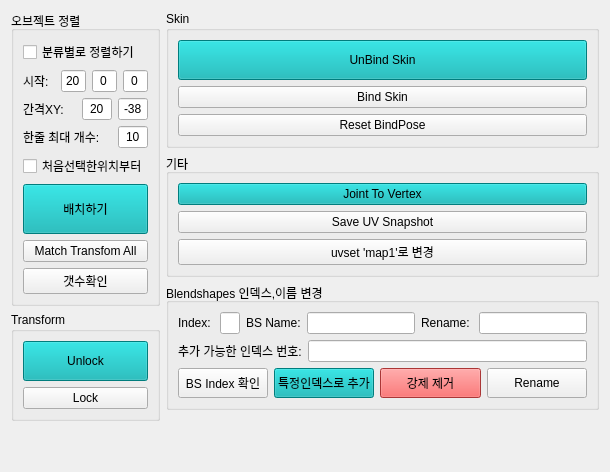
     <widget class="QWidget" name="tab_2">
      <attribute name="title">
       <string>Utillities</string>
      </attribute>
      <layout class="QHBoxLayout" name="horizontalLayout_2">
       <item>
        <layout class="QVBoxLayout" name="verticalLayout_7">
         <item>
          <widget class="QGroupBox" name="groupBox_8">
           <property name="title">
            <string>오브젝트 정렬</string>
           </property>
           <layout class="QVBoxLayout" name="verticalLayout_12">
            <item>
             <widget class="QCheckBox" name="cb_alignCategory">
              <property name="text">
               <string>분류별로 정렬하기</string>
              </property>
             </widget>
            </item>
            <item>
             <layout class="QHBoxLayout" name="horizontalLayout_3">
              <item>
               <widget class="QLabel" name="label_4">
                <property name="text">
                 <string>시작:</string>
                </property>
               </widget>
              </item>
              <item>
               <widget class="QLineEdit" name="lineEdit_startX">
                <property name="sizePolicy">
                 <sizepolicy hsizetype="Minimum" vsizetype="Fixed">
                  <horstretch>0</horstretch>
                  <verstretch>0</verstretch>
                 </sizepolicy>
                </property>
                <property name="maximumSize">
                 <size>
                  <width>25</width>
                  <height>16777215</height>
                 </size>
                </property>
                <property name="text">
                 <string>20</string>
                </property>
                <property name="alignment">
                 <set>Qt::AlignCenter</set>
                </property>
               </widget>
              </item>
              <item>
               <widget class="QLineEdit" name="lineEdit_startY">
                <property name="sizePolicy">
                 <sizepolicy hsizetype="Minimum" vsizetype="Fixed">
                  <horstretch>0</horstretch>
                  <verstretch>0</verstretch>
                 </sizepolicy>
                </property>
                <property name="maximumSize">
                 <size>
                  <width>25</width>
                  <height>16777215</height>
                 </size>
                </property>
                <property name="text">
                 <string>0</string>
                </property>
                <property name="alignment">
                 <set>Qt::AlignCenter</set>
                </property>
               </widget>
              </item>
              <item>
               <widget class="QLineEdit" name="lineEdit_startZ">
                <property name="sizePolicy">
                 <sizepolicy hsizetype="Minimum" vsizetype="Fixed">
                  <horstretch>0</horstretch>
                  <verstretch>0</verstretch>
                 </sizepolicy>
                </property>
                <property name="maximumSize">
                 <size>
                  <width>25</width>
                  <height>111111</height>
                 </size>
                </property>
                <property name="text">
                 <string>0</string>
                </property>
                <property name="alignment">
                 <set>Qt::AlignCenter</set>
                </property>
               </widget>
              </item>
             </layout>
            </item>
            <item>
             <layout class="QHBoxLayout" name="horizontalLayout_5">
              <item>
               <widget class="QLabel" name="label_5">
                <property name="text">
                 <string>간격XY:</string>
                </property>
               </widget>
              </item>
              <item>
               <widget class="QLineEdit" name="lineEdit_intervalX">
                <property name="sizePolicy">
                 <sizepolicy hsizetype="Minimum" vsizetype="Fixed">
                  <horstretch>0</horstretch>
                  <verstretch>0</verstretch>
                 </sizepolicy>
                </property>
                <property name="maximumSize">
                 <size>
                  <width>30</width>
                  <height>16777215</height>
                 </size>
                </property>
                <property name="text">
                 <string>20</string>
                </property>
                <property name="alignment">
                 <set>Qt::AlignCenter</set>
                </property>
               </widget>
              </item>
              <item>
               <widget class="QLineEdit" name="lineEdit_intervalY">
                <property name="sizePolicy">
                 <sizepolicy hsizetype="Minimum" vsizetype="Fixed">
                  <horstretch>0</horstretch>
                  <verstretch>0</verstretch>
                 </sizepolicy>
                </property>
                <property name="maximumSize">
                 <size>
                  <width>30</width>
                  <height>16777215</height>
                 </size>
                </property>
                <property name="text">
                 <string>-38</string>
                </property>
                <property name="alignment">
                 <set>Qt::AlignCenter</set>
                </property>
               </widget>
              </item>
             </layout>
            </item>
            <item>
             <layout class="QHBoxLayout" name="horizontalLayout_7">
              <item>
               <widget class="QLabel" name="label_10">
                <property name="text">
                 <string>한줄 최대 개수:</string>
                </property>
               </widget>
              </item>
              <item>
               <widget class="QLineEdit" name="lineEdit_lineMaxCount">
                <property name="sizePolicy">
                 <sizepolicy hsizetype="Minimum" vsizetype="Fixed">
                  <horstretch>0</horstretch>
                  <verstretch>0</verstretch>
                 </sizepolicy>
                </property>
                <property name="maximumSize">
                 <size>
                  <width>30</width>
                  <height>16777215</height>
                 </size>
                </property>
                <property name="text">
                 <string>10</string>
                </property>
                <property name="alignment">
                 <set>Qt::AlignCenter</set>
                </property>
               </widget>
              </item>
             </layout>
            </item>
            <item>
             <widget class="QCheckBox" name="cb_startPositionObject">
              <property name="text">
               <string>처음선택한위치부터</string>
              </property>
             </widget>
            </item>
            <item>
             <widget class="QPushButton" name="pb_alignObject">
              <property name="minimumSize">
               <size>
                <width>0</width>
                <height>50</height>
               </size>
              </property>
              <property name="styleSheet">
               <string notr="true">background-color: rgb(0,175, 175);</string>
              </property>
              <property name="text">
               <string>배치하기</string>
              </property>
             </widget>
            </item>
            <item>
             <widget class="QPushButton" name="pb_matchtransform">
              <property name="text">
               <string>Match Transfom All</string>
              </property>
             </widget>
            </item>
            <item>
             <widget class="QPushButton" name="pb_counter">
              <property name="text">
               <string>갯수확인</string>
              </property>
             </widget>
            </item>
           </layout>
          </widget>
         </item>
         <item>
          <widget class="QGroupBox" name="groupBox_5">
           <property name="title">
            <string>Transform</string>
           </property>
           <layout class="QVBoxLayout" name="verticalLayout_13">
            <item>
             <widget class="QPushButton" name="pb_unlock">
              <property name="minimumSize">
               <size>
                <width>0</width>
                <height>40</height>
               </size>
              </property>
              <property name="styleSheet">
               <string notr="true">background-color: rgb(0,175, 175);</string>
              </property>
              <property name="text">
               <string>Unlock</string>
              </property>
             </widget>
            </item>
            <item>
             <widget class="QPushButton" name="pb_lock">
              <property name="text">
               <string>Lock</string>
              </property>
             </widget>
            </item>
           </layout>
          </widget>
         </item>
         <item>
          <spacer name="verticalSpacer">
           <property name="orientation">
            <enum>Qt::Vertical</enum>
           </property>
           <property name="sizeHint" stdset="0">
            <size>
             <width>20</width>
             <height>40</height>
            </size>
           </property>
          </spacer>
         </item>
        </layout>
       </item>
       <item>
        <layout class="QVBoxLayout" name="verticalLayout_5">
         <item>
          <widget class="QGroupBox" name="groupBox_3">
           <property name="title">
            <string>Skin</string>
           </property>
           <layout class="QVBoxLayout" name="verticalLayout_6">
            <item>
             <widget class="QPushButton" name="pb_unbind">
              <property name="minimumSize">
               <size>
                <width>0</width>
                <height>40</height>
               </size>
              </property>
              <property name="styleSheet">
               <string notr="true">background-color: rgb(0,175, 175);</string>
              </property>
              <property name="text">
               <string>UnBind Skin</string>
              </property>
             </widget>
            </item>
            <item>
             <widget class="QPushButton" name="pb_bind">
              <property name="text">
               <string>Bind Skin</string>
              </property>
             </widget>
            </item>
            <item>
             <widget class="QPushButton" name="pb_resetbindpose">
              <property name="text">
               <string>Reset BindPose</string>
              </property>
             </widget>
            </item>
           </layout>
          </widget>
         </item>
         <item>
          <widget class="QGroupBox" name="groupBox_11">
           <property name="title">
            <string>기타</string>
           </property>
           <layout class="QVBoxLayout" name="verticalLayout_8">
            <item>
             <widget class="QPushButton" name="pb_jointToVertex">
              <property name="styleSheet">
               <string notr="true">background-color: rgb(0,175, 175);</string>
              </property>
              <property name="text">
               <string>Joint To Vertex</string>
              </property>
             </widget>
            </item>
            <item>
             <widget class="QPushButton" name="pushButton_uv_snapshot">
              <property name="toolTip">
               <string comment="현재 마야파일이 저장된 폴더에 UV.TGA로 저장됩니다." extracomment="현재 마야파일이 저장된 폴더에 UV.TGA로 저장됩니다."/>
              </property>
              <property name="text">
               <string>Save UV Snapshot</string>
              </property>
             </widget>
            </item>
            <item>
             <widget class="QPushButton" name="pushButton_uvsetMap1_2">
              <property name="text">
               <string>uvset 'map1'로 변경</string>
              </property>
             </widget>
            </item>
           </layout>
          </widget>
         </item>
         <item>
          <widget class="QGroupBox" name="groupBox_13">
           <property name="title">
            <string>Blendshapes 인덱스,이름 변경</string>
           </property>
           <layout class="QVBoxLayout" name="verticalLayout_19">
            <item>
             <layout class="QHBoxLayout" name="horizontalLayout_17">
              <item>
               <widget class="QLabel" name="label_12">
                <property name="text">
                 <string>Index: </string>
                </property>
               </widget>
              </item>
              <item>
               <widget class="QLineEdit" name="lineEdit_availableIndex">
                <property name="maximumSize">
                 <size>
                  <width>20</width>
                  <height>16777215</height>
                 </size>
                </property>
               </widget>
              </item>
              <item>
               <widget class="QLabel" name="label_17">
                <property name="text">
                 <string>BS Name:</string>
                </property>
               </widget>
              </item>
              <item>
               <widget class="QLineEdit" name="lineEdit_bsName">
                <property name="minimumSize">
                 <size>
                  <width>0</width>
                  <height>0</height>
                 </size>
                </property>
                <property name="text">
                 <string/>
                </property>
                <property name="alignment">
                 <set>Qt::AlignCenter</set>
                </property>
               </widget>
              </item>
              <item>
               <widget class="QLabel" name="label_18">
                <property name="text">
                 <string>Rename: </string>
                </property>
               </widget>
              </item>
              <item>
               <widget class="QLineEdit" name="lineEdit_bsRename"/>
              </item>
             </layout>
            </item>
            <item>
             <layout class="QHBoxLayout" name="horizontalLayout_22">
              <item>
               <widget class="QLabel" name="label_blendshapeCount_2">
                <property name="text">
                 <string>추가 가능한 인덱스 번호:</string>
                </property>
                <property name="alignment">
                 <set>Qt::AlignCenter</set>
                </property>
               </widget>
              </item>
              <item>
               <widget class="QLineEdit" name="lineEdit_availableIndex2">
                <property name="alignment">
                 <set>Qt::AlignCenter</set>
                </property>
                <property name="readOnly">
                 <bool>true</bool>
                </property>
               </widget>
              </item>
             </layout>
            </item>
            <item>
             <layout class="QHBoxLayout" name="horizontalLayout_19">
              <item>
               <widget class="QPushButton" name="pb_printBSList">
                <property name="minimumSize">
                 <size>
                  <width>0</width>
                  <height>30</height>
                 </size>
                </property>
                <property name="maximumSize">
                 <size>
                  <width>90</width>
                  <height>16777215</height>
                 </size>
                </property>
                <property name="text">
                 <string>BS Index 확인</string>
                </property>
               </widget>
              </item>
              <item>
               <widget class="QPushButton" name="pb_addNewObjectToBlendshapeIndex">
                <property name="minimumSize">
                 <size>
                  <width>0</width>
                  <height>30</height>
                 </size>
                </property>
                <property name="styleSheet">
                 <string notr="true">background-color: rgb(0,175, 175);</string>
                </property>
                <property name="text">
                 <string>특정인덱스로 추가</string>
                </property>
               </widget>
              </item>
              <item>
               <widget class="QPushButton" name="pb_delete_SelectedBS">
                <property name="minimumSize">
                 <size>
                  <width>0</width>
                  <height>30</height>
                 </size>
                </property>
                <property name="styleSheet">
                 <string notr="true">background-color: rgb(238,75, 75);</string>
                </property>
                <property name="text">
                 <string>강제 제거</string>
                </property>
               </widget>
              </item>
              <item>
               <widget class="QPushButton" name="pb_renameBlendshape">
                <property name="minimumSize">
                 <size>
                  <width>0</width>
                  <height>30</height>
                 </size>
                </property>
                <property name="text">
                 <string>Rename</string>
                </property>
               </widget>
              </item>
             </layout>
            </item>
           </layout>
          </widget>
         </item>
         <item>
          <spacer name="verticalSpacer_2">
           <property name="orientation">
            <enum>Qt::Vertical</enum>
           </property>
           <property name="sizeHint" stdset="0">
            <size>
             <width>20</width>
             <height>40</height>
            </size>
           </property>
          </spacer>
         </item>
        </layout>
       </item>
      </layout>
     </widget>
